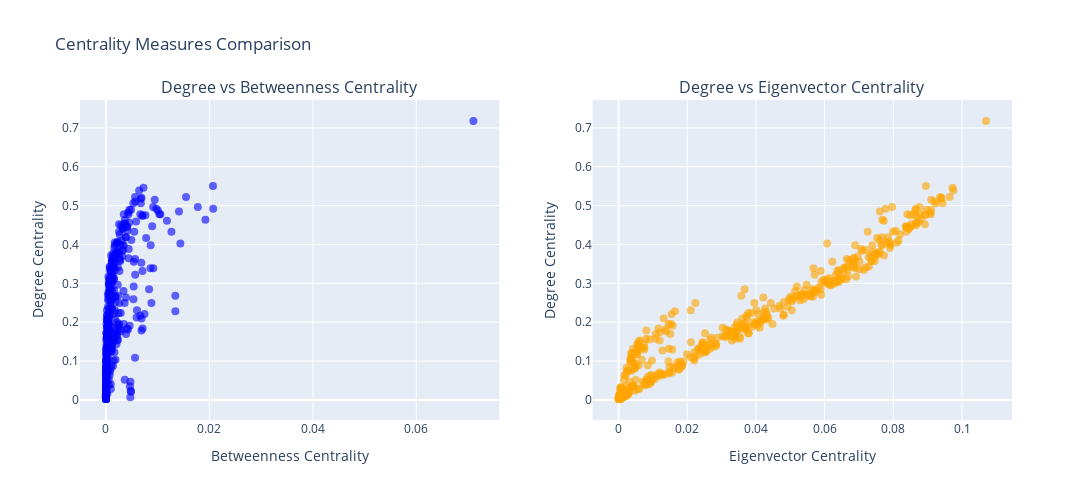

Write notebook code for a chart like this one.
### Markdown cell above
### Centrality
We calculate the different centralities to get insight of the network representation of the recipes and their ingredients.

### Code cell
## Please calculate the 5 most central nodes according to degree centrality, betweenness centrality, and eigenvector centrality.
degree_centrality = nx.degree_centrality(G_recipes)
betweenness_centrality = nx.betweenness_centrality(G_recipes)
eigenvector_centrality = nx.eigenvector_centrality(G_recipes, max_iter=1000)

## Visualizing the betweenness centrality of nodes vs degree centrality and the eigenvector centrality in a subplot using plotly
fig = make_subplots(rows=1, cols=2, subplot_titles=('Degree vs Betweenness Centrality', 'Degree vs Eigenvector Centrality'))
fig.add_trace(go.Scatter(x=list(betweenness_centrality.values()), y=list(degree_centrality.values()),
                         mode='markers', name='Degree Centrality vs Betweenness Centrality',
                         marker=dict(color='blue', size=8, opacity=0.6)),
              row=1, col=1)
fig.add_trace(go.Scatter(x=list(eigenvector_centrality.values()), y=list(degree_centrality.values()),
                         mode='markers', name='Degree Centrality vs Eigenvector Centrality',
                         marker=dict(color='orange', size=8, opacity=0.6)),
                row=1, col=2)
fig.update_xaxes(title_text='Betweenness Centrality', row=1, col=1) #, type='log')
fig.update_yaxes(title_text='Degree Centrality', row=1, col=1) #, type='log')
fig.update_xaxes(title_text='Eigenvector Centrality', row=1, col=2) #, type='log')
fig.update_yaxes(title_text='Degree Centrality', row=1, col=2) #, type='log')
fig.update_layout(title_text='Centrality Measures Comparison', showlegend=False, 
                  width=1200, height=500)
fig.show()

### Figure 1 — Plotly figure (JSON) as saved in the notebook; plotly's stock layout.template omitted (floating-point values rounded to 4 significant figures; data arrays with more than 128 entries replaced by an {"elided": "..."} marker saying what was removed)
{"data": [{"marker": {"color": "blue", "opacity": 0.6, "size": 8}, "mode": "markers", "name": "Degree Centrality vs Betweenness Centrality", "type": "scatter", "x": {"elided": "426 float values"}, "xaxis": "x", "y": {"elided": "426 float values"}, "yaxis": "y"}, {"marker": {"color": "orange", "opacity": 0.6, "size": 8}, "mode": "markers", "name": "Degree Centrality vs Eigenvector Centrality", "type": "scatter", "x": {"elided": "426 float values"}, "xaxis": "x2", "y": {"elided": "426 float values"}, "yaxis": "y2"}], "layout": {"annotations": [{"font": {"size": 16}, "showarrow": false, "text": "Degree vs Betweenness Centrality", "x": 0.225, "xanchor": "center", "xref": "paper", "y": 1, "yanchor": "bottom", "yref": "paper"}, {"font": {"size": 16}, "showarrow": false, "text": "Degree vs Eigenvector Centrality", "x": 0.775, "xanchor": "center", "xref": "paper", "y": 1, "yanchor": "bottom", "yref": "paper"}], "height": 500, "showlegend": false, "title": {"text": "Centrality Measures Comparison"}, "width": 1200, "xaxis": {"anchor": "y", "domain": [0, 0.45], "title": {"text": "Betweenness Centrality"}}, "xaxis2": {"anchor": "y2", "domain": [0.55, 1], "title": {"text": "Eigenvector Centrality"}}, "yaxis": {"anchor": "x", "domain": [0, 1], "title": {"text": "Degree Centrality"}}, "yaxis2": {"anchor": "x2", "domain": [0, 1], "title": {"text": "Degree Centrality"}}}}
